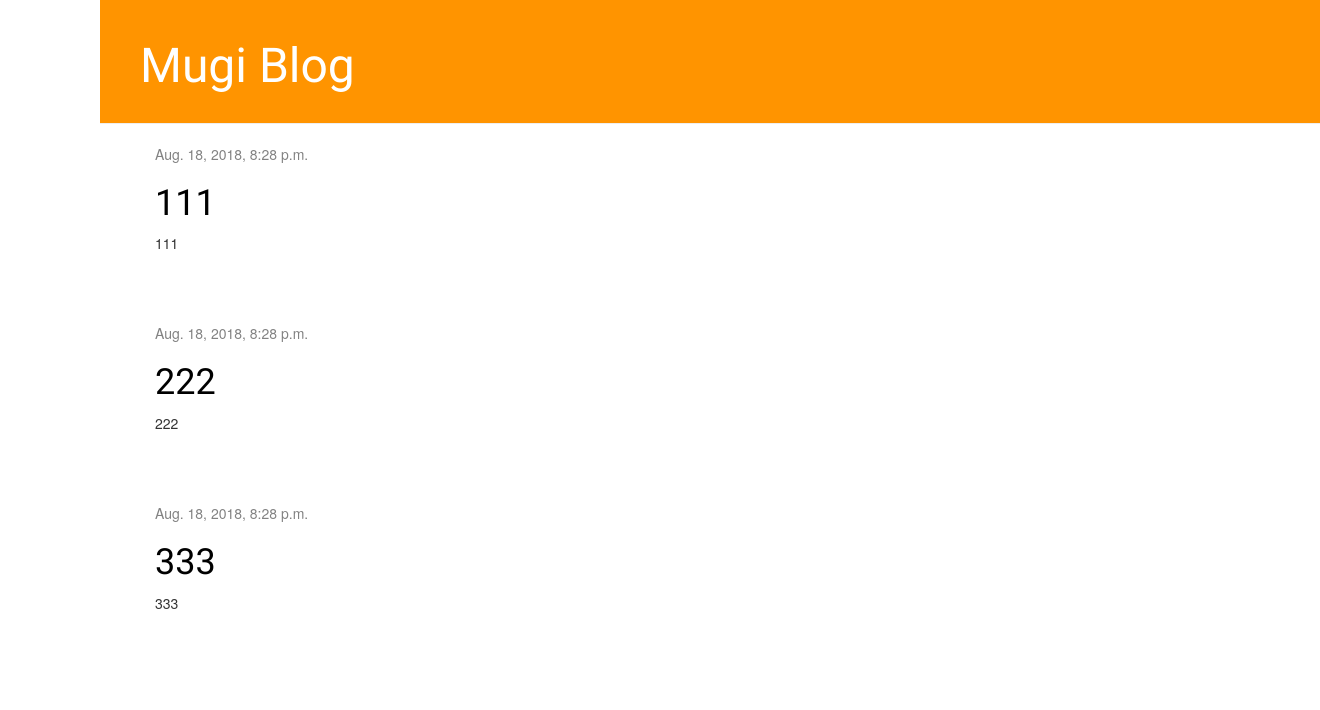
The app's page /, older data.
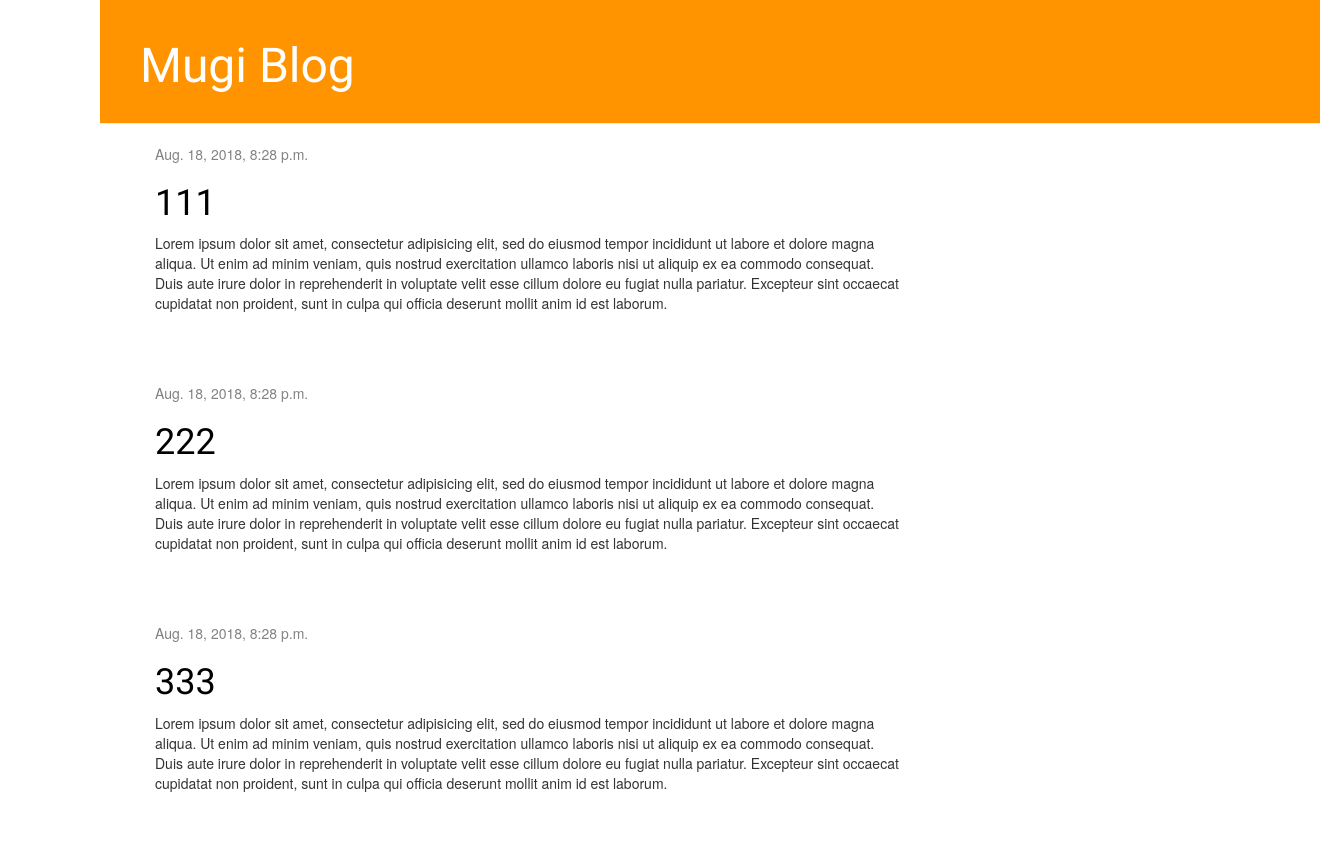
The same page, newer data.
### blog/models.py (models this page shows, shortened)
class Post(models.Model):
    author = models.ForeignKey('auth.User', on_delete=models.CASCADE)
    title = models.CharField(max_length=200)
    text = models.TextField()
    created_date = models.DateTimeField(default=timezone.now)
    published_date = models.DateTimeField(blank=True, null=True)

### blog/views.py (the view)
# urls.py: path('', views.post_list, name='post_list'),
def post_list(request):
    posts = Post.objects.filter(published_date__lte=timezone.now()).order_by('published_date')
    return render(request, 'blog/post_list.html', {'posts':posts})

### blog/templates/blog/post_list.html
{% extends 'blog/base.html' %}
{% block content %}
  {% for post in posts %}
    <div class="post">
      <div class="date">
        {{ post.published_date }}
      </div>
      <h1><a href="{% url 'post_detail' pk=post.pk %}">{{ post.title }}</a></h1>
      <p>{{ post.text|linebreaks }}</p>
      </div>
  {% endfor %}
{% endblock content %}

Row changes from the older to the newer data that the page shows:
changed Post (number 1 of 3 on the later page): text "111" → "Lorem ipsum dolor sit amet, consectetur adipisicing elit, sed do eiusmod tempor incididunt ut labore et dolore magna aliqua. Ut enim ad minim veniam, quis nostrud exercitation ullamco laboris nisi ut aliquip ex ea commodo consequat. Duis aute irure dolor in reprehenderit in voluptate velit esse cillum dolore eu fugiat nulla pariatur. Excepteur sint occaecat cupidatat non proident, sunt in culpa qui officia deserunt mollit anim id est laborum."
changed Post (number 2 of 3 on the later page): text "222" → "Lorem ipsum dolor sit amet, consectetur adipisicing elit, sed do eiusmod tempor incididunt ut labore et dolore magna aliqua. Ut enim ad minim veniam, quis nostrud exercitation ullamco laboris nisi ut aliquip ex ea commodo consequat. Duis aute irure dolor in reprehenderit in voluptate velit esse cillum dolore eu fugiat nulla pariatur. Excepteur sint occaecat cupidatat non proident, sunt in culpa qui officia deserunt mollit anim id est laborum."
changed Post (number 3 of 3 on the later page): text "333" → "Lorem ipsum dolor sit amet, consectetur adipisicing elit, sed do eiusmod tempor incididunt ut labore et dolore magna aliqua. Ut enim ad minim veniam, quis nostrud exercitation ullamco laboris nisi ut aliquip ex ea commodo consequat. Duis aute irure dolor in reprehenderit in voluptate velit esse cillum dolore eu fugiat nulla pariatur. Excepteur sint occaecat cupidatat non proident, sunt in culpa qui officia deserunt mollit anim id est laborum."
